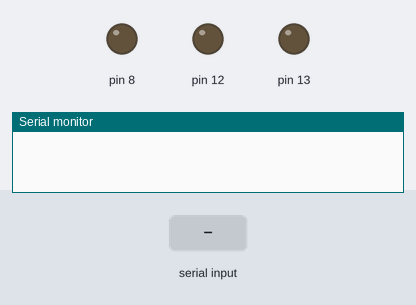
This sketch was run on a simulated Arduino Uno, built with avr-gcc and run on an emulated ATmega328P. Parts: output pins drawn as LEDs (lit = HIGH), the last lines printed to the serial monitor. The test bench sets the inputs (shaded band).

Above: at 1.2 s.
1.3 s: "r" received over Serial
At 2.3 s:
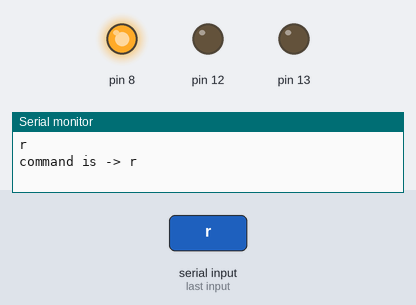
2.8 s: "g" received over Serial
At 3.4 s:
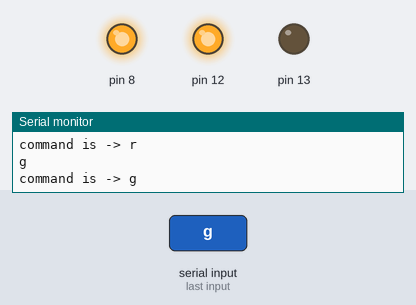
4.3 s: "b" received over Serial
At 4.6 s:
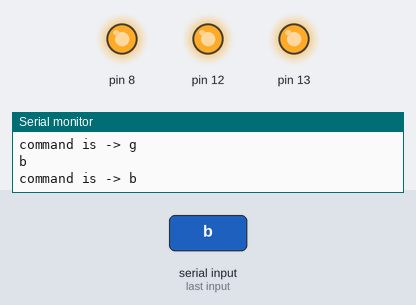
5.8 s: "r" received over Serial
At 6.9 s:
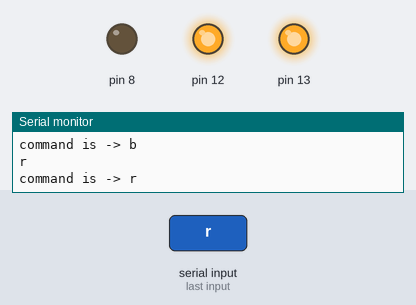
7.3 s: "g" received over Serial
At 8.1 s:
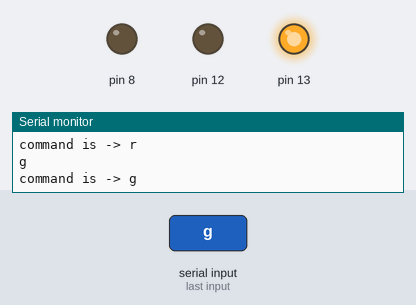
Timing chart, 0 to 9.8 s (numbered marks = the images above; inputs shaded):
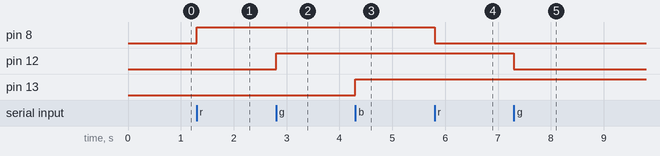

Measured:
- after the input at 1.3 s, pin 8: LOW → HIGH at once
- after the input at 2.8 s, pin 12: LOW → HIGH at once
- after the input at 4.3 s, pin 13: LOW → HIGH at once
- after the input at 5.8 s, pin 8: HIGH → LOW at once
- after the input at 7.3 s, pin 12: HIGH → LOW at once

The sketch:

bt_rgb_rxtx.ino
```cpp
//#define rxPin 2
//#define txPin 4

//#include <SoftwareSerial.h>

//SoftwareSerial mySerial =  SoftwareSerial(rxPin, txPin);
int state1 = LOW;
int state2 = LOW;
int state3 = LOW;

void setup()
{
  Serial.begin(9600);

  //pinMode(rxPin, INPUT);
  //pinMode(txPin, OUTPUT);

  pinMode(13, OUTPUT);
  pinMode(12, OUTPUT);
  pinMode(8, OUTPUT);

  //mySerial.begin(9600);
}

void loop() // run over and over
{
  String command = "";
  while (Serial.available() > 0)
  {
    char c = Serial.read();
    Serial.println(c);
    command.concat(c);
  }

  command.trim();
  if (command == "")
    return;

  Serial.println("command is -> " + command);

  if (command == "r")
  {
    if (state3 == LOW)
      state3 = HIGH;
    else if (state3 == HIGH)
      state3 = LOW;

    digitalWrite(8, state3);
  }

  if (command == "g")
  {
    if (state2 == LOW)
      state2 = HIGH;
    else if (state2 == HIGH)
      state2 = LOW;

    digitalWrite(12, state2);
  }

  if (command == "b")
  {
    if (state1 == LOW)
      state1 = HIGH;
    else if (state1 == HIGH)
      state1 = LOW;

    digitalWrite(13, state1);
  }
}
```
